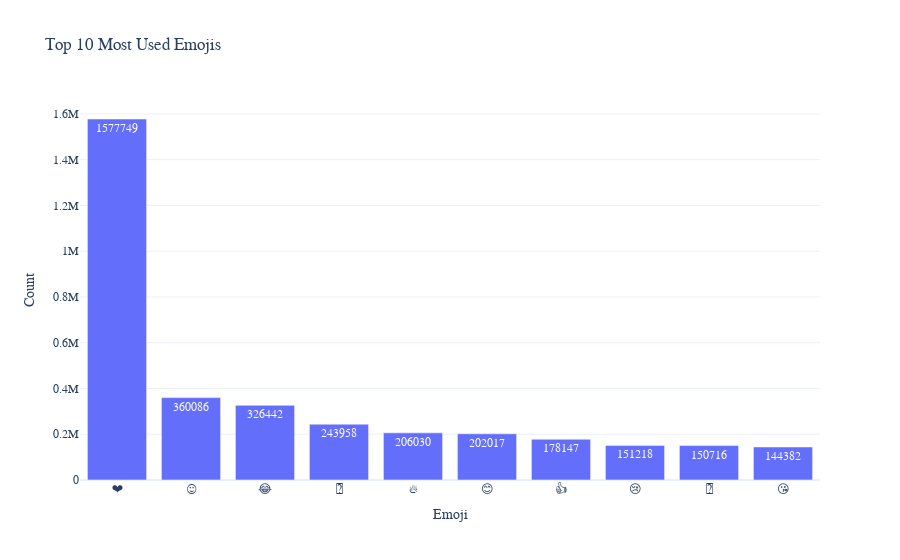

Notebook cell for this chart:
### Code cell
# Extract emojis using emoji_pattern
df['comment'] = df['comment'].fillna('').astype(str)
df['emojis'] = df['comment'].apply(lambda x: ''.join(emoji_pattern.findall(x)))
df['emoji_counts'] = df['emojis'].apply(len)

# Most Used Emoji
emoji_counts = Counter(''.join(df['emojis']))


most_used_emojis = pd.DataFrame(emoji_counts.most_common(11), columns=['Emoji', 'Count'])
most_used_emojis = most_used_emojis[most_used_emojis['Emoji'] != '️']

# Take the top 10 valid emojis
most_used_emojis = most_used_emojis.head(10)
# Example: Plot Top 10 Most Used Emojis
import plotly.express as px

# Plot using Plotly
fig = px.bar(
    most_used_emojis,
    x='Emoji',
    y='Count',
    title='Top 10 Most Used Emojis',
    labels={'Emoji': 'Emoji', 'Count': 'Count'},
    text='Count',
    template='plotly_white'
)
fig.update_layout(font_family="Arial Unicode MS")  # Set a font supporting emojis
fig.show()

### Figure 1 — Plotly figure (JSON) as saved in the notebook; plotly's stock layout.template omitted (floating-point values rounded to 4 significant figures)
{"data": [{"alignmentgroup": "True", "hovertemplate": "Emoji=%{x}<br>Count=%{text}<extra></extra>", "legendgroup": "", "marker": {"color": "#636efa", "pattern": {"shape": ""}}, "name": "", "offsetgroup": "", "orientation": "v", "showlegend": false, "text": [1577749, 360086, 326442, 243958, 206030, 202017, 178147, 151218, 150716, 144382], "textposition": "auto", "type": "bar", "x": ["❤", "😍", "😂", "🎉", "🔥", "😊", "👍", "😢", "🙏", "😘"], "xaxis": "x", "y": [1577749, 360086, 326442, 243958, 206030, 202017, 178147, 151218, 150716, 144382], "yaxis": "y"}], "layout": {"barmode": "relative", "font": {"family": "Arial Unicode MS"}, "legend": {"tracegroupgap": 0}, "title": {"text": "Top 10 Most Used Emojis"}, "xaxis": {"anchor": "y", "domain": [0, 1], "title": {"text": "Emoji"}}, "yaxis": {"anchor": "x", "domain": [0, 1], "title": {"text": "Count"}}}}
